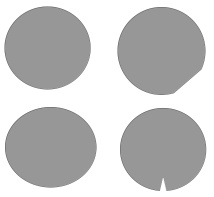
#> input picture Tutorial/img/circles.jpg, 214 x 197 px
$ python -i imgfmt.py   (imports and definitions only)   (older library calls are emulated)
#> lines starting #> are read from the running program, lines starting #| are printed output that depends on the picture
#!/usr/bin/env python3
# @Date    : 2020-10-06
# @Author  : Bright Li (brt2@qq.com)
# @Link    : https://gitee.com/brt2
# @Version : 0.1.6

import os
from logging import getLogger
logger = getLogger(__file__)

from PIL import Image

#####################################################################
# pcall@Version : 0.2.1
#####################################################################
import subprocess

if hasattr(subprocess, 'run'):
    __PY_VERSION_MINOR = 5  # 高于3.5
# except AttributeError:
else:
    __PY_VERSION_MINOR = 4  # 低于3.4

# [38 lines left out: functions _popen, pcall, _get_resolution_byPIL, not called in this run]

# [11 lines of commented-out code are left out]

try:
    from jhead import size_density as size_density_byJhead
    from jhead import get_resolution as get_resolution_byJhead
except ImportError:
    #####################################################################
    # jhead@Version : 1.1.2
    #####################################################################
    # [52 lines left out: functions size_density_byJhead, get_resolution_byJhead, size_density, size_resolution, filter_density, not called in this run]


#####################################################################

import os.path

def resize(path_src, **kwargs):
    """
    kwargs:
        ratio: 缩放比例
        output_shape: list(w, h)
        min_size: 忽略存储空间小于此数值的小图片
        max_shape: 若为None，则正常缩放一次
                   否则递归压缩尺寸高于此数值的大图片, type: list(w, h)
        antialias: 开启抗锯齿（会增加图像的处理时长，默认开启）
        save_as_jpg: 强制将图像转换为jpg格式
    """
#> called with path_src = 'Tutorial/img/circles.jpg'
    default_kwargs = {
        "ratio": 0.5,
        "output_shape": None,
        "min_size": 0,
        "max_shape": None,
        "antialias": True,
        "save_as_jpg": True
    }
    default_kwargs.update(kwargs)
    kwargs = default_kwargs

    if os.path.getsize(path_src) < kwargs["min_size"]:
        return

    # 开启抗锯齿，耗时增加8倍左右
    resample = Image.ANTIALIAS if kwargs["antialias"] else Image.NEAREST

    im = Image.open(path_src)
#> im is the input picture: PIL image 214x197 L; min 119, max 255, mean 197.5
    if im.mode == "RGBA" and kwargs["save_as_jpg"]:
        im = im.convert("RGB")

    if kwargs["output_shape"]:
        w, h = kwargs["output_shape"]
        im_new = im.resize((w, h), resample)
    elif kwargs["max_shape"] is None:  # 执行一次缩放
        # 注意：pillow.size 与 ndarray.size 顺序不同
        list_ = [int(i*kwargs["ratio"]) for i in im.size]
#> list_ = [107, 98]
        im_new = im.resize(list_, resample)
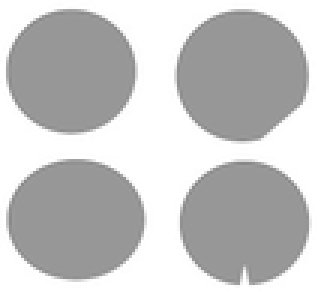
#> im_new: PIL image 107x98 L (shown 3 times larger); min 136, max 255, mean 197.3
    else:  # 递归缩减
        while True:
            w, h = im.size
            if w <= kwargs["max_shape"][0] or h <= kwargs["max_shape"][1]:
                break
            w, h = [int(i*kwargs["ratio"]) for i in im.size]
            im = im.resize((w, h), resample)
        im_new = im

    if kwargs["save_as_jpg"]:
        im_new.save(path_src, "JPEG", optimize=True, quality=85)
    else:
        im_new.save(path_src, optimize=True)

#####################################################################

# [77 lines left out: functions png2jpg_byMogrify, png2jpg_byPIL, png2jpg, webp2png_byDwebp, webp2jpg_byPIL, webp2jpg, not called in this run]

#####################################################################

from io import BytesIO

# [16 lines left out: function compress_byPIL, not called in this run]

compress_jpeg = compress_byPIL

class ImageCompressProcess:
    """ 适用于png图像的压缩 """
    COMPRESS_RATIO_ALLOWED = 0.95

    def __init__(self, **kwargs):
        # import uuid, tempfile
        # self.tmp_file = os.path.join(tempfile.gettempdir(), '{0}.quant.tmp.png'.format(uuid.uuid4().hex))
        self._setting = {
            "quant_file": 'pngquant',
            "min_quality": 65,
            "max_quality": 80,
            "speed": 3
        }
        self._setting.update(kwargs)
        self._pngquant_cmd = self.pngquant_cmd()

    def pngquant_cmd(self):
        s = self._setting
        cmd = "{} --quality={}-{} --speed={} --force -".format(s["quant_file"],
                                s["min_quality"], s["max_quality"], s["speed"])
        return cmd

    # [37 lines left out: functions _get_compression_ratio, run, not called in this run]

from glob import glob

# [12 lines left out: function listdir_img, not called in this run]


_g_pngquant = ImageCompressProcess()
compress = _g_pngquant.run


# [49 lines not run here, left out]

>>> result = resize('Tutorial/img/circles.jpg')
